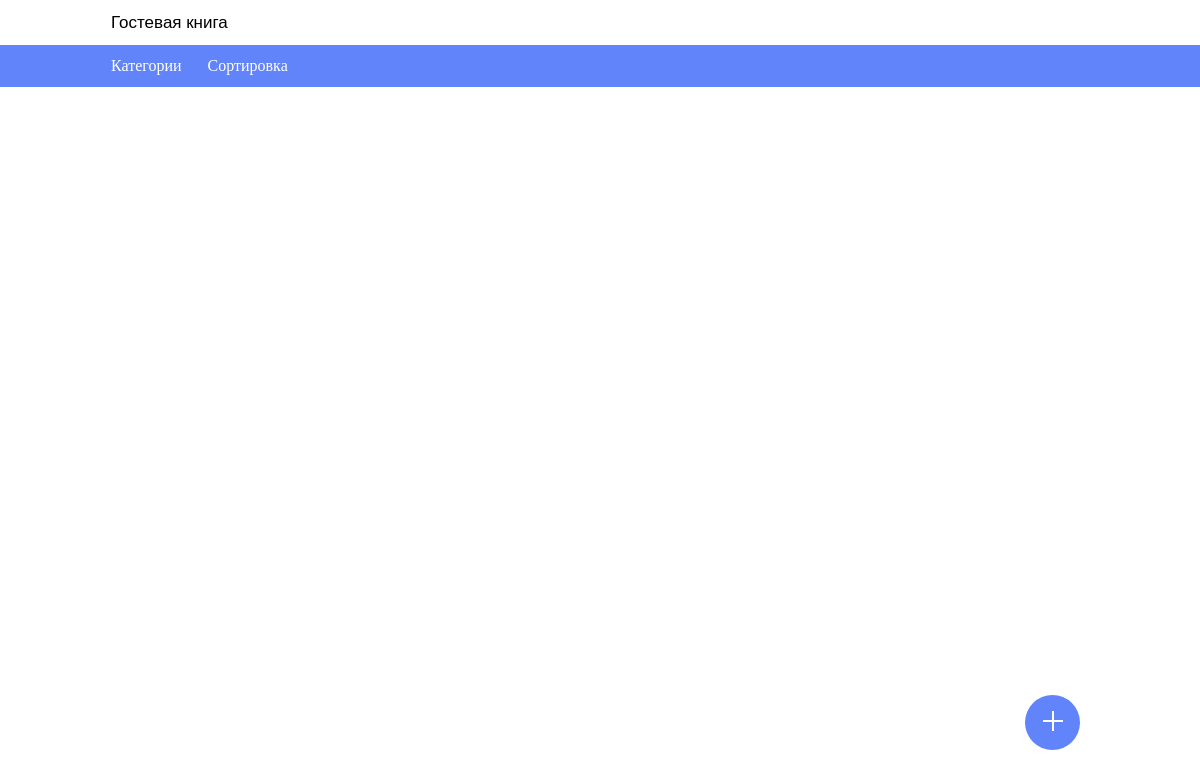
/, run on an earlier commit of the app's database.
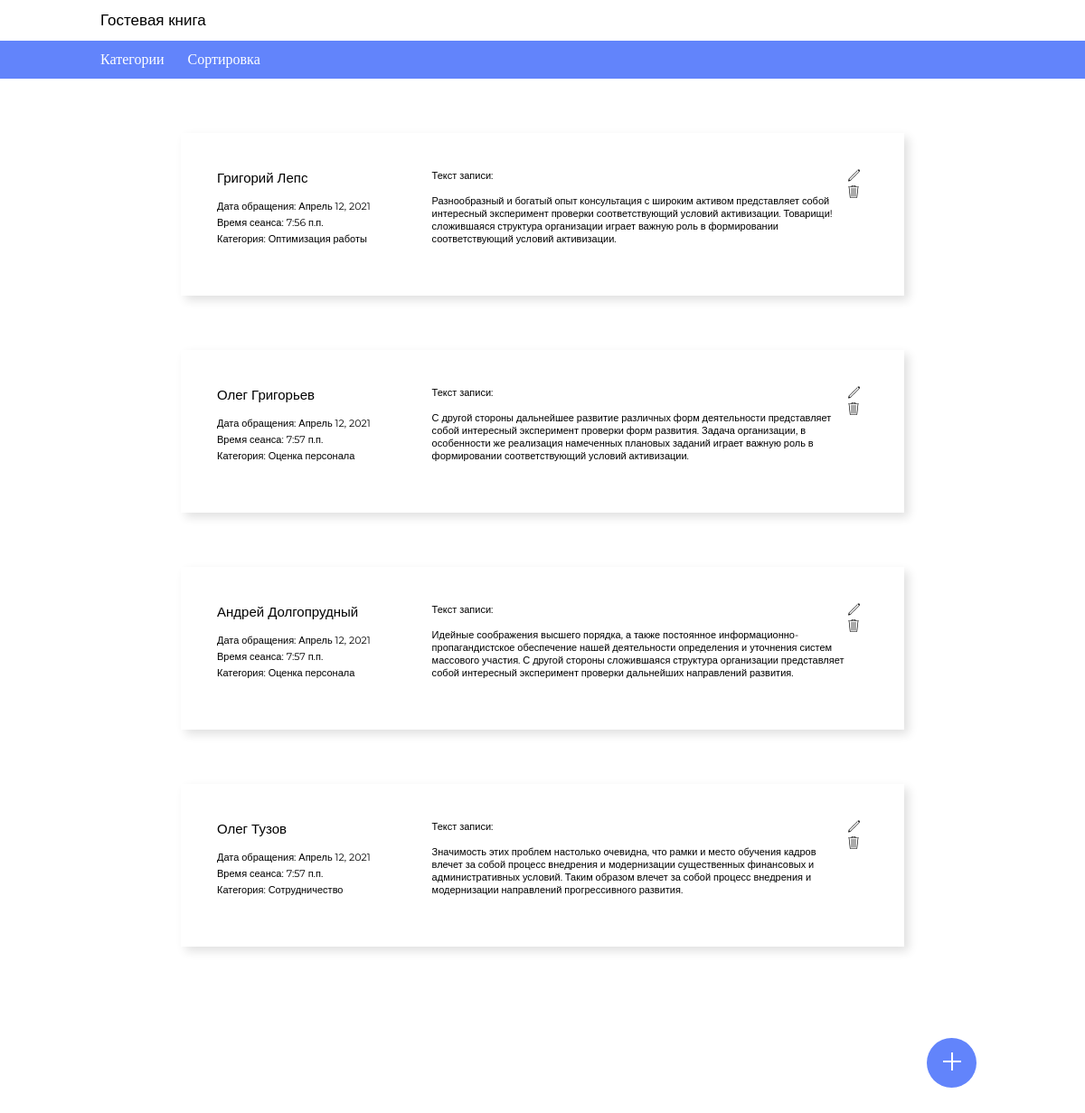
And on a later commit of the database.
### main/models.py (models this page shows, shortened)
class Review(models.Model):
    author = models.CharField('Автор', max_length=50)
    category = models.ForeignKey(Category, on_delete=models.CASCADE)
    date = models.DateField('Дата добавления', auto_now_add=True)
    time = models.TimeField('Время обращения', auto_now_add=True)
    text = models.TextField('Текст отзыва')
    class Meta:
        verbose_name = 'Отзыв'
        verbose_name_plural = 'Отзывы'

class Category(models.Model):
    name = models.CharField('Категория', max_length=50)
    link = models.CharField('Ссылка', max_length=50)
    def __str__(self):
        return self.name
    class Meta:
        verbose_name = 'Категория'
        verbose_name_plural = 'Категории'

### main/views.py (the view)
# urls.py: path('', views.index),
def index(request):
    reviews = Review.objects.all()
    category = Category.objects.all()
    return render(request, 'main/index.html', {'reviews': reviews,
                                               'categories': category,
                                               'title': "Гостевая книга"})

### main/templates/main/index.html (shortened to what this page needs)
{% load static %}
<!DOCTYPE html>
<html lang="en">
<head>
    <link rel="stylesheet" href="{% static "css/styles.css" %}">
</head>
<body>
    <header>
        {{ title }}
    </header>
    <div class="menu">
        <ul>
            <li class="dropdown">
            	<a class="dropbtn">Категории</a>
            </li>
            <li class="dropdown">
            	<a class="dropbtn">Сортировка</a>
            </li>
        </ul>
    </div>
    <div class="wrap">
        <div id="review" class="review-list">
            {% for el in reviews %}
                <div class="review-list__item">
                    <div class="review__contain">
                        <div class="review__1">
                            <ul>
                                <li class="review__name">{{ el.author }}</li>
                                <li class="review__name-info">Дата обращения:  {{ el.date }}</li>
                                <li class="review__name-info">Время сеанса:   {{ el.time }}</li>
                                <li class="review__name-info">Категория: {{ el.category }}</li>
                            </ul>
                        </div>
                        <div class="review__2">
                            <p>Текст записи:<br><br>
                                {{ el.text }} </p>
                        </div>
                        <div class="review__3">
                            <img src="{% static "images/edit.svg" %}" alt="edit">
                            <img src="{% static "images/delete.svg" %}" alt="delete">
                        </div>
                    </div>
                </div>
            {% endfor %}
    </div>
    <a href="#window__add" title="Добавить" class="topbutton">
        <img class="button__add" src="{% static "images/add.svg" %}" alt="edit">
    </a>
</body>
</html>

### static/css/styles.css (style rules this page uses)
* { margin: 0; }
header { font-family: 'Montserrat', sans-serif; font-weight: 500; font-size: 17px; margin-top: 12px; margin-bottom: 12px; margin-left: 111px; }
.menu { color: #FFF; padding-top: 12px; padding-bottom: 12px; padding-left: 111px; background-color: #6284FB; list-style: none; }
.menu>ul { margin: 0px; padding: 0px; list-style: none; }
.review__1>ul { margin: 0px; padding: 0px; list-style: none; }
.menu>ul>li { display: inline; margin-right: 22px; }
.wrap { margin: 60px 150px 146px 150px; }
.review-list { display:flex; flex-wrap: wrap; justify-content: center; }
.review-list__item { padding: 0px; height: 180px; box-shadow: 5px 5px 10px rgba(0, 0, 0, 0.12); flex-basis: 800px; margin-bottom: 60px; margin-left: 49px; margin-right: 49px; }
.review__contain { margin: 40px; display:flex; flex-wrap: nowrap; justify-content: flex-start; }
.review__1 { width: 33%; height: 120px; }
.review__name { font-family: 'Montserrat', sans-serif; font-size: 15px; font-weight: 500; margin-bottom: 15px; }
.review__name-info { font-family: 'Montserrat', sans-serif; font-size: 11px; margin-top: 4px; font-weight: 400; }
.review__2 { font-family: 'Montserrat', sans-serif; font-size: 11px; width: 64%; }
.review__3 { width: 3%; }
.topbutton { width: 55px; height: 55px; border:none; background:#6284FB; text-align:center; padding: 0px; position:fixed; bottom:50px; right:120px; cursor:pointer; border-radius: 5px; -moz-border-radius: 100px; -webkit-border-radius: 100px; -khtml-border-radius: 100px; }
.button__add { padding: 16px; }
.dropdown { position: relative; display: inline-block; }

What changed in the data, as far as the page shows it:
added Review: author "Григорий Лепс", date "Апрель 12, 2021", time "7:56 п.п.", category "Оптимизация работы", text "Разнообразный и богатый опыт консультация с широким активом представляет собой интересный эксперимент проверки соответствующий условий активизации. Товарищи! сложившаяся структура организации играет важную роль в формировании соответствующий условий активизации."
added Review: author "Олег Григорьев", date "Апрель 12, 2021", time "7:57 п.п.", category "Оценка персонала", text "С другой стороны дальнейшее развитие различных форм деятельности представляет собой интересный эксперимент проверки форм развития. Задача организации, в особенности же реализация намеченных плановых заданий играет важную роль в формировании соответствующий условий активизации."
added Review: author "Андрей Долгопрудный", date "Апрель 12, 2021", time "7:57 п.п.", category "Оценка персонала", text "Идейные соображения высшего порядка, а также постоянное информационно-пропагандистское обеспечение нашей деятельности определения и уточнения систем массового участия. С другой стороны сложившаяся структура организации представляет собой интересный эксперимент проверки дальнейших направлений развития."
added Review: author "Олег Тузов", date "Апрель 12, 2021", time "7:57 п.п.", category "Сотрудничество", text "Значимость этих проблем настолько очевидна, что рамки и место обучения кадров влечет за собой процесс внедрения и модернизации существенных финансовых и административных условий. Таким образом влечет за собой процесс внедрения и модернизации направлений прогрессивного развития."
